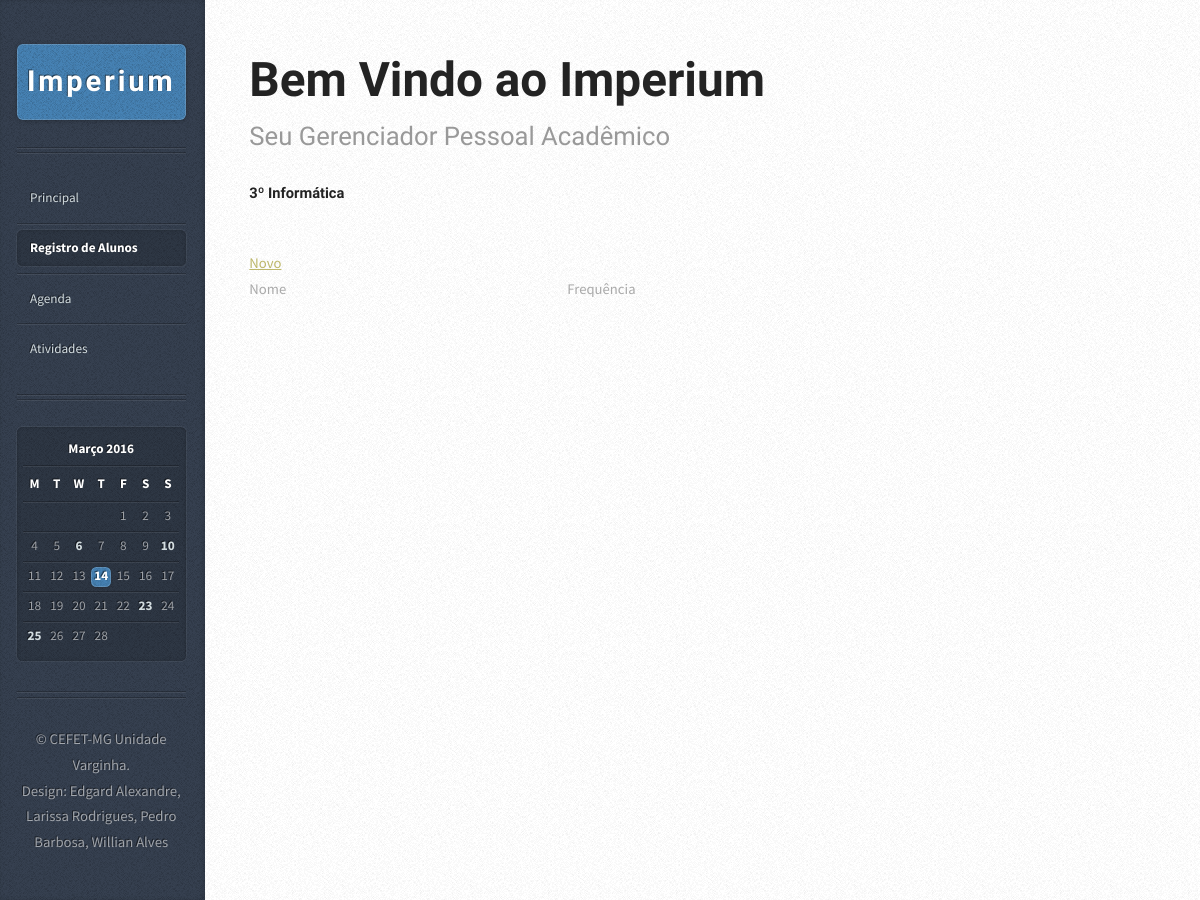
/alunoRegistro.php, run on an earlier commit of the app's database.
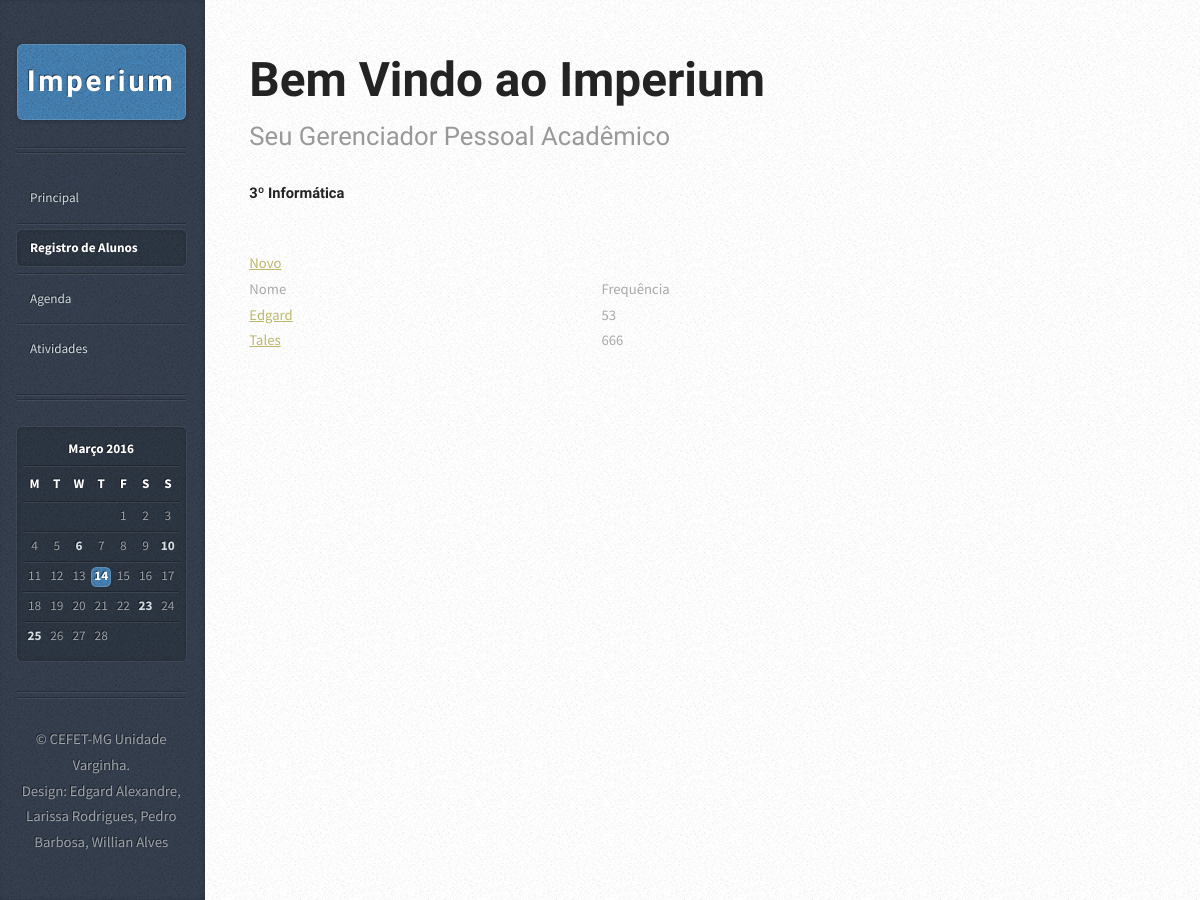
And on a later commit of the database.
### tables this page shows
CREATE TABLE IF NOT EXISTS `Aluno` (
  `idAluno` int(11) NOT NULL AUTO_INCREMENT,
  `nomeAluno` varchar(45) NOT NULL,
  `matricula` varchar(45) NOT NULL,
  `frequencia` varchar(45) NOT NULL,
  `idTurmaAluno` int(11) NOT NULL,
  PRIMARY KEY (`idAluno`),
  KEY `idTurmaAluno` (`idTurmaAluno`)
);

### alunoRegistro.php (the view, shortened to what this page needs)
<?php
    $PDO = db_connect();
    $sql = "SELECT idAluno, nomeAluno,frequencia FROM Aluno ORDER BY nomeAluno ASC";
    $stmt = $PDO->prepare($sql);
    $stmt->execute();
?>
<!DOCTYPE HTML>
<html>
<head>
		<link rel="stylesheet" href="assets/css/mainScreen.css" />
	</head>
<body>
<div id="content">
    <div class="inner">
        <article class="box post post-excerpt">
            <header>
                <h2><a href="#">Bem Vindo ao Imperium</a></h2>
                <p>Seu Gerenciador Pessoal Acadêmico</p>
				<br><h3>3º Informática</h3>
            </header>
			<table>
				<tr>
					<td>Nome</td>
					<td>Frequência</td>
				</tr>
				 <?php while($Aluno = $stmt->fetch(PDO::FETCH_ASSOC)): ?>
				<tr>
                    <td><a href = "?id=<?php echo $Aluno['idAluno'] ?>"><?php echo $Aluno['nomeAluno'] ?></a></td>
                    <td><?php echo $Aluno['frequencia'] ?></td>
                </tr>
                <?php endwhile; ?>
				<a href="form-add-Aluno.php?id=<?php echo $Aluno['idAluno'] ?>"> Novo
                        </a>
        </table>
        </article>
    </div>
</div>
			<div id="sidebar">
					<h1 id="logo"><a href="#">Imperium</a></h1>
					<nav id="nav">
						<ul>
							<li><a href="indexMain.html">Principal</a></li>
							<li class="current"><a href="alunoRegistro.html">Registro de Alunos</a></li>
							<li><a href="calendario.html">Agenda</a></li>
							<li><a href="relatorios.html">Atividades</a></li>
						</ul>
					</nav>
					<section class="box calendar">
						<div class="inner">
							<table>
								<caption>Março 2016</caption>
								<thead>
									<tr>
										<th scope="col" title="Monday">M</th>
										<th scope="col" title="Tuesday">T</th>
										<th scope="col" title="Wednesday">W</th>
										<th scope="col" title="Thursday">T</th>
										<th scope="col" title="Friday">F</th>
										<th scope="col" title="Saturday">S</th>
										<th scope="col" title="Sunday">S</th>
									</tr>
								</thead>
								<tbody>
									<tr>
										<td colspan="4" class="pad"><span>&nbsp;</span></td>
										<td><span>1</span></td>
										<td><span>2</span></td>
										<td><span>3</span></td>
									</tr>
									<tr>
										<td><span>4</span></td>
										<td><span>5</span></td>
										<td><a href="#">6</a></td>
										<td><span>7</span></td>
										<td><span>8</span></td>
										<td><span>9</span></td>
										<td><a href="#">10</a></td>
									</tr>
									<tr>
										<td><span>11</span></td>
										<td><span>12</span></td>
										<td><span>13</span></td>
										<td class="today"><a href="#">14</a></td>
										<td><span>15</span></td>
										<td><span>16</span></td>
										<td><span>17</span></td>
									</tr>
									<tr>
										<td><span>18</span></td>
										<td><span>19</span></td>
										<td><span>20</span></td>
										<td><span>21</span></td>
										<td><span>22</span></td>
										<td><a href="#">23</a></td>
										<td><span>24</span></td>
									</tr>
									<tr>
										<td><a href="#">25</a></td>
										<td><span>26</span></td>
										<td><span>27</span></td>
										<td><span>28</span></td>
										<td class="pad" colspan="3"><span>&nbsp;</span></td>
									</tr>
								</tbody>
							</table>
						</div>
					</section>
					<ul id="copyright">
						<li>&copy; CEFET-MG Unidade Varginha.</li><li>Design: Edgard Alexandre, Larissa Rodrigues, Pedro Barbosa, Willian Alves</a></li>
					</ul>
			</div>
	</body>
</html>

What changed in the data, as far as the page shows it:
added aluno: nomeAluno "Edgard", frequencia "53"
added aluno: nomeAluno "Tales", frequencia "666"
